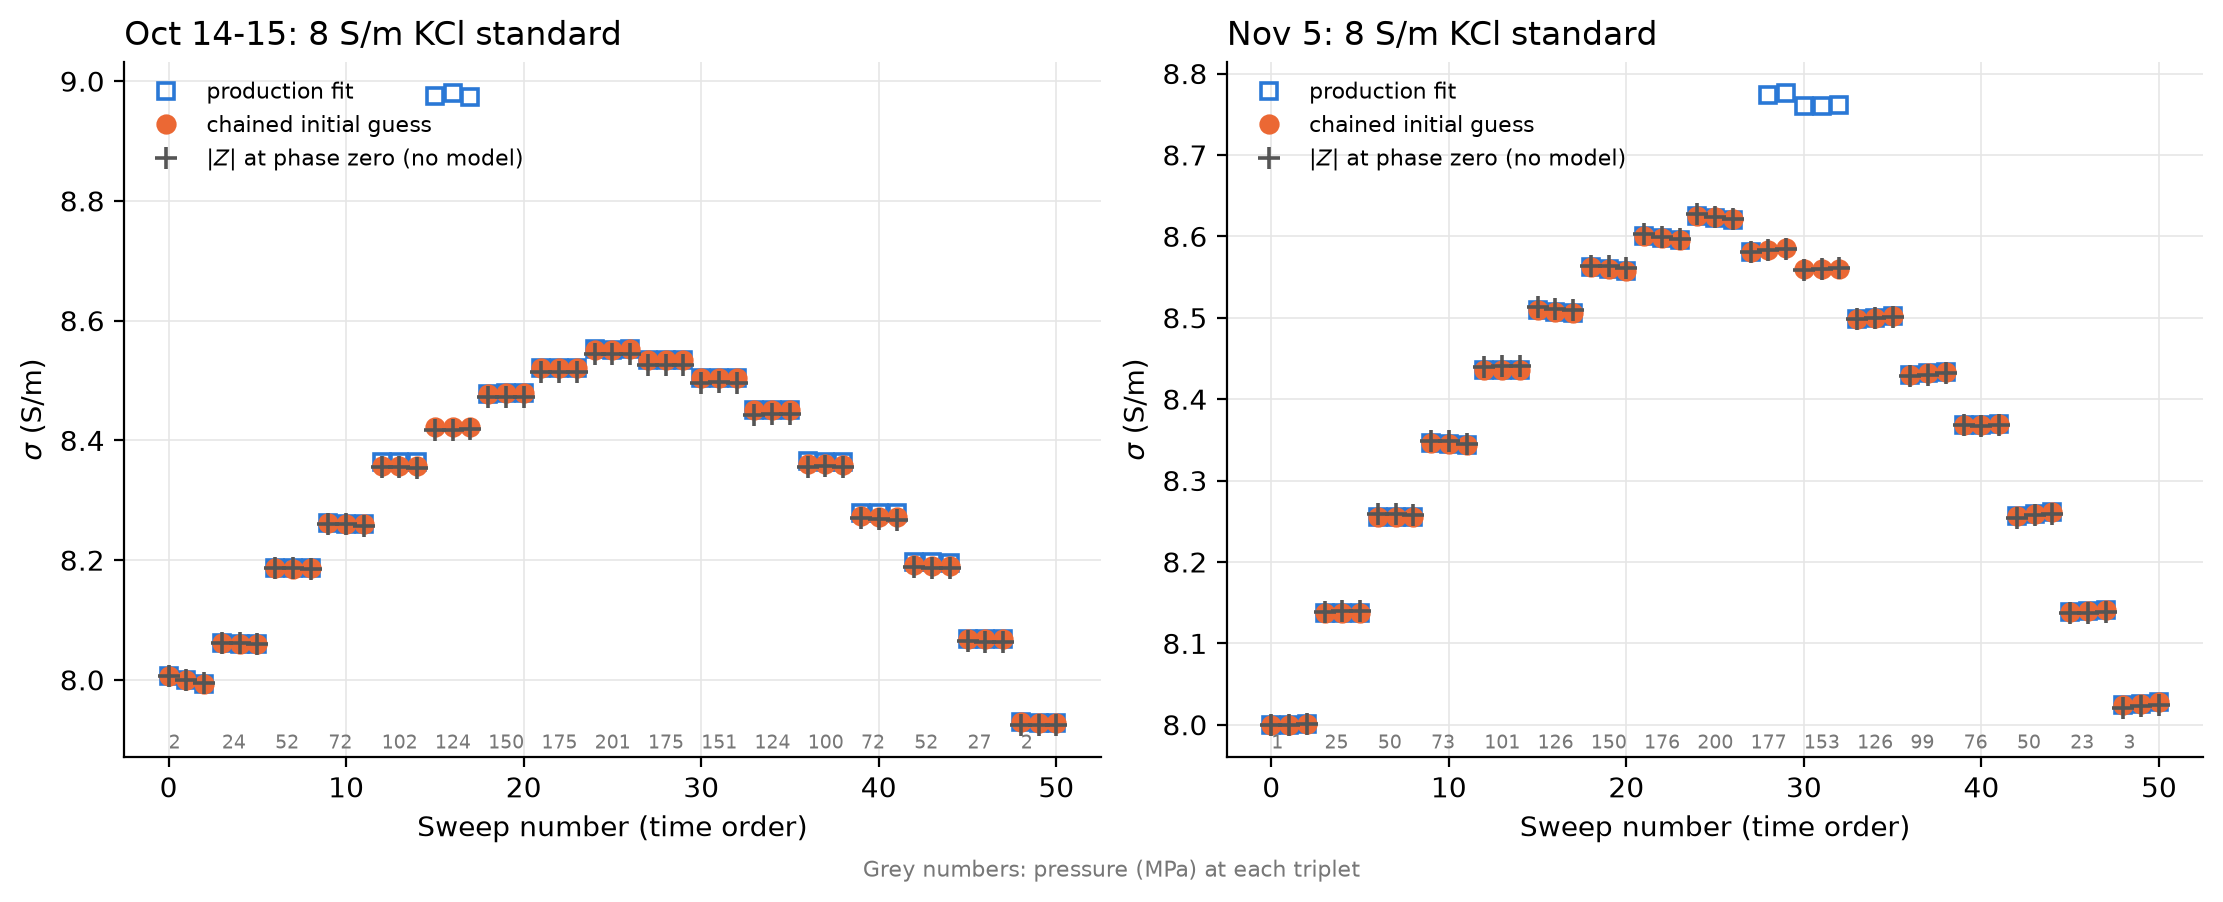

Generate this figure with Python:
#!/usr/bin/env python3
"""
Refit Diaz's 8 S/m KCl standard sweeps to test whether the sigma(P)
excursions are circuit-fit jumps (cortes2026/diaz/README.md).

Same circuit (R_0-p(R_1-CPE_1,C_1)) and band (10-100 kHz) as
gamryTools.Solution.fit_circuit, three ways per sweep:
  default  the production initial guess [Re Z(f_max), 0.02, 1e-5, 0.9, 1e-6]
  chained  start from the previous sweep's chained-fit parameters
  best     lowest residual among default, chained and a fixed set of starts
R from each is compared with the model-free |Z| at phase zero.

Usage:  python cortes2026/diaz/refit_chained.py
Writes: cortes2026/diaz/refit_chained.csv, refit_chained.{pdf,png}
"""
import os
import sys
from glob import glob
from pathlib import Path

import numpy as np
import pandas as pd
import matplotlib
matplotlib.use('Agg')
import matplotlib.pyplot as plt
from impedance.models.circuits import CustomCircuit

REPO = Path(__file__).resolve().parents[2]
sys.path.insert(0, str(REPO))
os.chdir(REPO)
from gamryTools import Solution  # noqa: E402

HERE = Path(__file__).resolve().parent
CIRC = 'R_0-p(R_1-CPE_1,C_1)'
F_RANGE_HZ = (1e4, 1e5)
RUNS = {'Oct 14-15': ['20261014', '20261015'], 'Nov 5': ['20261105']}
EXTRA_STARTS = [[None, 1.0, 1e-5, 0.9, 1e-6], [None, 10.0, 1e-5, 0.8, 1e-6],
                [None, 0.02, 1e-4, 0.7, 1e-6], [None, 5.0, 1e-6, 0.95, 1e-7]]


def load(f):
    s = Solution(cmap_name='viridis')
    s.load_file(f)
    a = np.loadtxt(f, skiprows=10, usecols=(1, 2, 3))
    a = a[np.argsort(a[:, 0])]
    m = (a[:, 0] > 2e4) & (a[:, 0] < 5e5)
    ph, z = a[m, 2], a[m, 1]
    i = np.where(np.diff(np.sign(ph)) != 0)[0][0]
    R0 = z[i] - ph[i] / (ph[i + 1] - ph[i]) * (z[i + 1] - z[i])
    band = (s.f_Hz > F_RANGE_HZ[0]) & (s.f_Hz <= F_RANGE_HZ[1])
    return s, s.f_Hz[band], s.Z_ohm[band], np.real(s.Z_ohm[0]), R0


def fit(f, Z, guess):
    c = CustomCircuit(CIRC, initial_guess=list(guess))
    try:
        c.fit(f, Z)
    except Exception:
        return None
    res = np.sqrt(np.mean(np.abs(c.predict(f) - Z) ** 2))
    return {'p': c.parameters_, 'R': c.parameters_[0], 'unc': c.conf_[0], 'rms': res}


def main():
    rows = []
    for run, folders in RUNS.items():
        files = [f for d in folders for f in glob(str(REPO / 'data' / d / 'Conductivity*' / '*.txt'))]
        loaded = sorted((load(f) + (f,) for f in files), key=lambda t: t[0].time)
        prev = None
        for s, f, Z, ReZ0, Rph, path in loaded:
            default = fit(f, Z, [ReZ0, 0.02, 1e-5, 0.9, 1e-6])
            chained = fit(f, Z, prev) if prev is not None else default
            prev = chained['p'] if chained else prev
            cands = [x for x in [default, chained] + [fit(f, Z, [ReZ0] + g[1:]) for g in EXTRA_STARTS] if x]
            best = min(cands, key=lambda x: x['rms'])
            rows.append({'run': run, 'filename': Path(path).name, 'time': s.time,
                         'P_MPa': s.P_MPa, 'T_K': s.T_K, 'R_phase0': Rph,
                         **{f'{k}_{q}': v[q] for k, v in (('default', default), ('chained', chained), ('best', best))
                            for q in ('R', 'unc', 'rms')}})
    df = pd.DataFrame(rows)
    for k in ('default', 'chained', 'best', 'phase0'):
        col = 'R_phase0' if k == 'phase0' else f'{k}_R'
        df[f'sigma_{k}'] = df.groupby('run')[col].transform(lambda R: 8.0 * R.iloc[:3].mean() / R)
    df.to_csv(HERE / 'refit_chained.csv', index=False, float_format='%.6g')

    for run, g in df.groupby('run', sort=False):
        jump = (g.default_unc / g.default_R > 0.05)
        print(f'== {run}: {jump.sum()} sweeps with default R unc > 5%')
        for k in ('default', 'chained', 'best'):
            dev = 100 * (g[f'sigma_{k}'] / g.sigma_phase0 - 1)
            hi = (g[f'{k}_unc'] / g[f'{k}_R'] > 0.05).sum()
            print(f'  {k:8s} max |sigma - sigma_phase0| = {dev.abs().max():.2f}%  '
                  f'(on flagged: {dev[jump].abs().max():.2f}%), sweeps with unc > 5%: {hi}, '
                  f'median rms {g[f"{k}_rms"].median():.4f} ohm')

    plt.rcParams.update({'font.size': 10, 'axes.spines.top': False, 'axes.spines.right': False})
    fig, axs = plt.subplots(1, 2, figsize=(11, 4.2), constrained_layout=True, sharey=False)
    style = {'default': ('#2a78d6', 's', 'production fit'), 'chained': ('#eb6834', 'o', 'chained initial guess'),
             'phase0': ('#555555', '+', r'$|Z|$ at phase zero (no model)')}
    for ax, (run, g) in zip(axs, df.groupby('run', sort=False)):
        x = np.arange(len(g))
        for k, (c, mk, lbl) in style.items():
            ax.plot(x, g[f'sigma_{k}'], mk, color=c, ms=6 if mk != '+' else 8,
                    mfc='none' if k == 'default' else c, mew=1.3, label=lbl)
        ax.set_title(f'{run}: 8 S/m KCl standard', loc='left')
        ax.set_xlabel('Sweep number (time order)')
        ax.set_ylabel(r'$\sigma$ (S/m)')
        ax.grid(True, color='#e6e6e6', lw=0.6)
        P = g.P_MPa.to_numpy()
        for i in range(0, len(g), 3):
            ax.annotate(f'{P[i]:.0f}', (x[i], ax.get_ylim()[0]), fontsize=7, color='#777777',
                        xytext=(0, 3), textcoords='offset points')
    axs[0].legend(frameon=False, fontsize=8, loc='upper left')
    axs[1].legend(*axs[0].get_legend_handles_labels(), frameon=False, fontsize=8, loc='upper left')
    fig.text(0.5, -0.01, 'Grey numbers: pressure (MPa) at each triplet', ha='center',
             va='top', fontsize=8, color='#777777')
    for x in ('pdf', 'png'):
        fig.savefig(HERE / f'refit_chained.{x}', dpi=200, bbox_inches='tight')
    print('Wrote cortes2026/diaz/refit_chained.{csv,pdf,png}')


if __name__ == '__main__':
    main()
